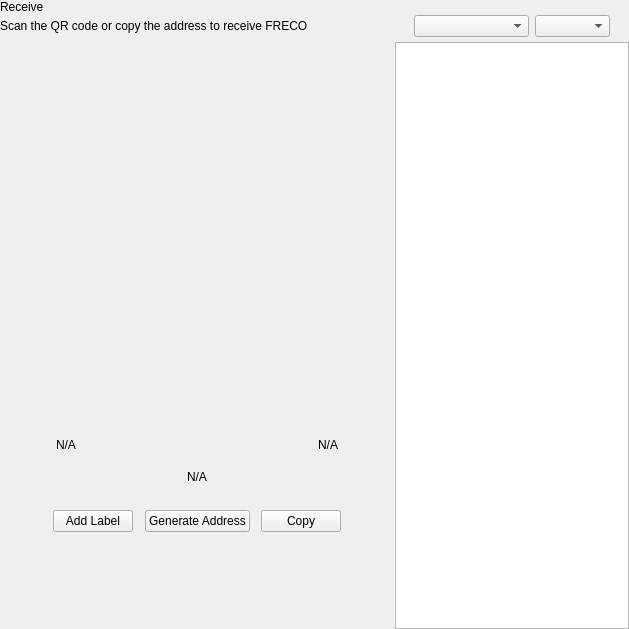
<?xml version="1.0" encoding="UTF-8"?>
<ui version="4.0">
 <class>ReceiveWidget</class>
 <widget class="QWidget" name="ReceiveWidget">
  <property name="geometry">
   <rect>
    <x>0</x>
    <y>0</y>
    <width>629</width>
    <height>629</height>
   </rect>
  </property>
  <property name="minimumSize">
   <size>
    <width>0</width>
    <height>0</height>
   </size>
  </property>
  <property name="windowTitle">
   <string>Form</string>
  </property>
  <layout class="QHBoxLayout" name="horizontalLayout_2" stretch="2,1">
   <property name="spacing">
    <number>0</number>
   </property>
   <property name="leftMargin">
    <number>0</number>
   </property>
   <property name="topMargin">
    <number>0</number>
   </property>
   <property name="rightMargin">
    <number>0</number>
   </property>
   <property name="bottomMargin">
    <number>0</number>
   </property>
   <item>
    <widget class="QWidget" name="left" native="true">
     <layout class="QVBoxLayout" name="verticalLayout_3">
      <property name="leftMargin">
       <number>0</number>
      </property>
      <property name="topMargin">
       <number>0</number>
      </property>
      <property name="rightMargin">
       <number>0</number>
      </property>
      <property name="bottomMargin">
       <number>0</number>
      </property>
      <item>
       <layout class="QVBoxLayout" name="verticalLayout_2">
        <property name="spacing">
         <number>0</number>
        </property>
        <property name="leftMargin">
         <number>0</number>
        </property>
        <item>
         <layout class="QHBoxLayout" name="horizontalLayout_3">
          <property name="spacing">
           <number>0</number>
          </property>
          <item>
           <layout class="QVBoxLayout" name="verticalLayout_4">
            <property name="spacing">
             <number>5</number>
            </property>
            <item>
             <widget class="QLabel" name="labelTitle">
              <property name="text">
               <string>Receive</string>
              </property>
             </widget>
            </item>
            <item alignment="Qt::AlignTop">
             <widget class="QLabel" name="labelSubtitle1">
              <property name="text">
               <string>Scan the QR code or copy the address to receive FRECO</string>
              </property>
             </widget>
            </item>
           </layout>
          </item>
          <item>
           <spacer name="horizontalSpacer">
            <property name="orientation">
             <enum>Qt::Horizontal</enum>
            </property>
            <property name="sizeHint" stdset="0">
             <size>
              <width>40</width>
              <height>20</height>
             </size>
            </property>
           </spacer>
          </item>
         </layout>
        </item>
        <item>
         <spacer name="verticalSpacer_2">
          <property name="orientation">
           <enum>Qt::Vertical</enum>
          </property>
          <property name="sizeType">
           <enum>QSizePolicy::Expanding</enum>
          </property>
          <property name="sizeHint" stdset="0">
           <size>
            <width>20</width>
            <height>50</height>
           </size>
          </property>
         </spacer>
        </item>
        <item alignment="Qt::AlignHCenter">
         <widget class="QWidget" name="layoutQR" native="true">
          <property name="maximumSize">
           <size>
            <width>510</width>
            <height>16777215</height>
           </size>
          </property>
          <layout class="QVBoxLayout" name="verticalLayoutQr">
           <item>
            <spacer name="verticalSpacer11">
             <property name="orientation">
              <enum>Qt::Vertical</enum>
             </property>
             <property name="sizeType">
              <enum>QSizePolicy::Fixed</enum>
             </property>
             <property name="sizeHint" stdset="0">
              <size>
               <width>20</width>
               <height>20</height>
              </size>
             </property>
            </spacer>
           </item>
           <item alignment="Qt::AlignHCenter">
            <widget class="QLabel" name="labelQrImg">
             <property name="minimumSize">
              <size>
               <width>260</width>
               <height>260</height>
              </size>
             </property>
             <property name="maximumSize">
              <size>
               <width>260</width>
               <height>260</height>
              </size>
             </property>
             <property name="text">
              <string/>
             </property>
             <property name="alignment">
              <set>Qt::AlignCenter</set>
             </property>
            </widget>
           </item>
           <item>
            <spacer name="verticalSpacer_21">
             <property name="orientation">
              <enum>Qt::Vertical</enum>
             </property>
             <property name="sizeType">
              <enum>QSizePolicy::Fixed</enum>
             </property>
             <property name="sizeHint" stdset="0">
              <size>
               <width>20</width>
               <height>30</height>
              </size>
             </property>
            </spacer>
           </item>
           <item>
            <widget class="QWidget" name="widget" native="true">
             <property name="minimumSize">
              <size>
               <width>0</width>
               <height>0</height>
              </size>
             </property>
             <layout class="QHBoxLayout" name="horizontalLayout_5">
              <item>
               <widget class="QLabel" name="labelLabel">
                <property name="text">
                 <string notr="true">N/A</string>
                </property>
               </widget>
              </item>
              <item>
               <spacer name="horizontalSpacer_2">
                <property name="orientation">
                 <enum>Qt::Horizontal</enum>
                </property>
                <property name="sizeHint" stdset="0">
                 <size>
                  <width>141</width>
                  <height>20</height>
                 </size>
                </property>
               </spacer>
              </item>
              <item>
               <widget class="QLabel" name="labelDate">
                <property name="text">
                 <string notr="true">N/A</string>
                </property>
                <property name="alignment">
                 <set>Qt::AlignRight|Qt::AlignTrailing|Qt::AlignVCenter</set>
                </property>
               </widget>
              </item>
             </layout>
            </widget>
           </item>
           <item>
            <widget class="QLabel" name="labelAddress">
             <property name="sizePolicy">
              <sizepolicy hsizetype="Expanding" vsizetype="Preferred">
               <horstretch>0</horstretch>
               <verstretch>0</verstretch>
              </sizepolicy>
             </property>
             <property name="minimumSize">
              <size>
               <width>300</width>
               <height>0</height>
              </size>
             </property>
             <property name="text">
              <string notr="true">N/A</string>
             </property>
             <property name="alignment">
              <set>Qt::AlignCenter</set>
             </property>
            </widget>
           </item>
           <item>
            <spacer name="verticalSpacer_4">
             <property name="orientation">
              <enum>Qt::Vertical</enum>
             </property>
             <property name="sizeType">
              <enum>QSizePolicy::Fixed</enum>
             </property>
             <property name="sizeHint" stdset="0">
              <size>
               <width>20</width>
               <height>20</height>
              </size>
             </property>
            </spacer>
           </item>
           <item>
            <layout class="QHBoxLayout" name="horizontalLayout_4">
             <item alignment="Qt::AlignHCenter">
              <widget class="QPushButton" name="pushButtonLabel">
               <property name="focusPolicy">
                <enum>Qt::NoFocus</enum>
               </property>
               <property name="text">
                <string>Add Label</string>
               </property>
              </widget>
             </item>
             <item alignment="Qt::AlignHCenter">
              <widget class="QPushButton" name="pushButtonNewAddress">
               <property name="focusPolicy">
                <enum>Qt::NoFocus</enum>
               </property>
               <property name="text">
                <string>Generate Address</string>
               </property>
              </widget>
             </item>
             <item alignment="Qt::AlignHCenter">
              <widget class="QPushButton" name="pushButtonCopy">
               <property name="focusPolicy">
                <enum>Qt::NoFocus</enum>
               </property>
               <property name="text">
                <string>Copy</string>
               </property>
              </widget>
             </item>
            </layout>
           </item>
           <item>
            <spacer name="verticalSpacer_3">
             <property name="orientation">
              <enum>Qt::Vertical</enum>
             </property>
             <property name="sizeType">
              <enum>QSizePolicy::Expanding</enum>
             </property>
             <property name="sizeHint" stdset="0">
              <size>
               <width>20</width>
               <height>20</height>
              </size>
             </property>
            </spacer>
           </item>
          </layout>
         </widget>
        </item>
        <item>
         <spacer name="verticalSpacer">
          <property name="orientation">
           <enum>Qt::Vertical</enum>
          </property>
          <property name="sizeHint" stdset="0">
           <size>
            <width>20</width>
            <height>40</height>
           </size>
          </property>
         </spacer>
        </item>
       </layout>
      </item>
     </layout>
    </widget>
   </item>
   <item>
    <widget class="QWidget" name="right" native="true">
     <layout class="QVBoxLayout" name="verticalLayout_5">
      <property name="spacing">
       <number>0</number>
      </property>
      <property name="leftMargin">
       <number>1</number>
      </property>
      <property name="topMargin">
       <number>0</number>
      </property>
      <property name="rightMargin">
       <number>0</number>
      </property>
      <property name="bottomMargin">
       <number>0</number>
      </property>
      <item>
       <layout class="QVBoxLayout" name="container_right">
        <property name="spacing">
         <number>0</number>
        </property>
        <property name="leftMargin">
         <number>0</number>
        </property>
        <property name="rightMargin">
         <number>0</number>
        </property>
        <item>
         <layout class="QVBoxLayout" name="verticalLayout">
          <property name="spacing">
           <number>6</number>
          </property>
          <property name="leftMargin">
           <number>19</number>
          </property>
          <property name="rightMargin">
           <number>19</number>
          </property>
          <item>
           <widget class="OptionButton" name="btnRequest" native="true"/>
          </item>
          <item>
           <widget class="OptionButton" name="btnMyAddresses" native="true">
            <property name="sizePolicy">
             <sizepolicy hsizetype="Preferred" vsizetype="Minimum">
              <horstretch>0</horstretch>
              <verstretch>0</verstretch>
             </sizepolicy>
            </property>
           </widget>
          </item>
         </layout>
        </item>
        <item>
         <widget class="QWidget" name="sortWidget" native="true">
          <layout class="QHBoxLayout" name="horizontalLayout_6">
           <property name="leftMargin">
            <number>19</number>
           </property>
           <property name="rightMargin">
            <number>19</number>
           </property>
           <property name="bottomMargin">
            <number>5</number>
           </property>
           <item>
            <spacer name="horizontalSpacer_3">
             <property name="orientation">
              <enum>Qt::Horizontal</enum>
             </property>
             <property name="sizeHint" stdset="0">
              <size>
               <width>40</width>
               <height>20</height>
              </size>
             </property>
            </spacer>
           </item>
           <item>
            <widget class="QComboBox" name="comboBoxSort">
             <property name="sizePolicy">
              <sizepolicy hsizetype="Preferred" vsizetype="Fixed">
               <horstretch>0</horstretch>
               <verstretch>0</verstretch>
              </sizepolicy>
             </property>
             <property name="minimumSize">
              <size>
               <width>115</width>
               <height>0</height>
              </size>
             </property>
            </widget>
           </item>
           <item>
            <widget class="QComboBox" name="comboBoxSortOrder">
             <property name="sizePolicy">
              <sizepolicy hsizetype="Preferred" vsizetype="Fixed">
               <horstretch>0</horstretch>
               <verstretch>0</verstretch>
              </sizepolicy>
             </property>
             <property name="minimumSize">
              <size>
               <width>75</width>
               <height>0</height>
              </size>
             </property>
            </widget>
           </item>
          </layout>
         </widget>
        </item>
        <item>
         <widget class="QListView" name="listViewAddress"/>
        </item>
       </layout>
      </item>
     </layout>
    </widget>
   </item>
  </layout>
 </widget>
 <customwidgets>
  <customwidget>
   <class>OptionButton</class>
   <extends>QWidget</extends>
   <header>qt/pivx/optionbutton.h</header>
   <container>1</container>
  </customwidget>
 </customwidgets>
 <resources/>
 <connections/>
</ui>
